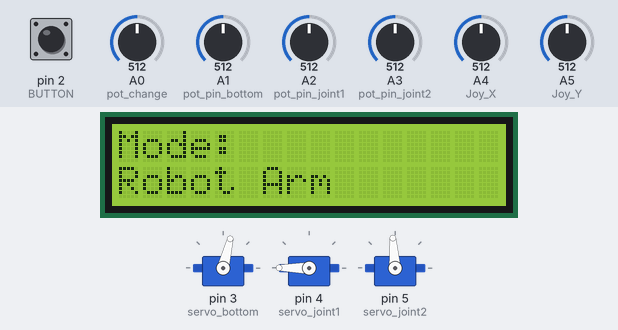
This sketch was run on a simulated Arduino Uno, built with avr-gcc and run on an emulated ATmega328P. On the bench: 3 × servo, 16×2 character LCD. Inputs (shaded band) come from the test bench; at power-on: A0 (pot_change) = 512, A1 (pot_pin_bottom) = 512, A2 (pot_pin_joint1) = 512, A3 (pot_pin_joint2) = 512, pin 2 (BUTTON) HIGH, A4 (Joy_X) = 512, A5 (Joy_Y) = 512.

Above: at 1.2 s.
1.3 s: A0 (pot_change) set to 500
At 1.9 s:
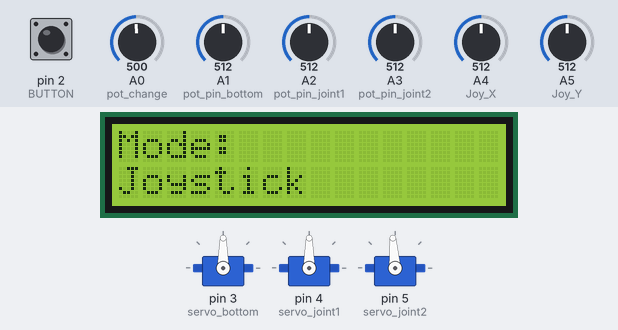
2.8 s: A0 (pot_change) set to 521
At 3.5 s:
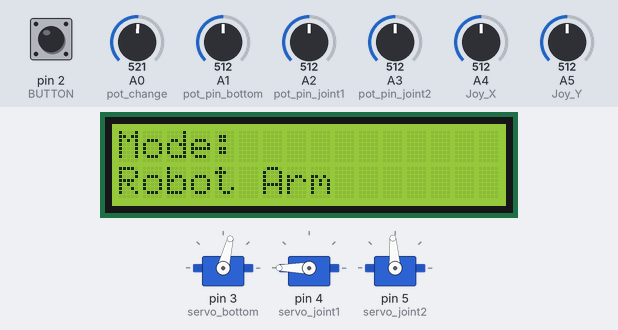
4.3 s: A1 (pot_pin_bottom) set to 716
At 5.3 s:
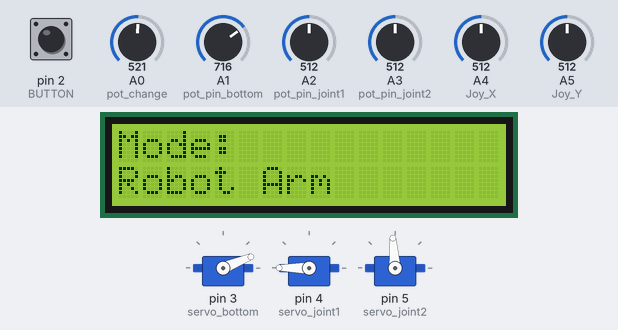
5.8 s: A2 (pot_pin_joint1) set to 716
At 6.5 s:
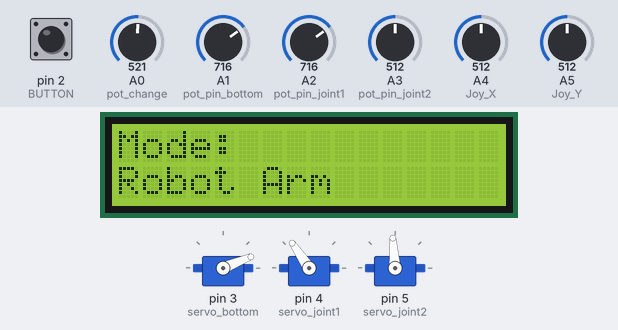
7.3 s: A3 (pot_pin_joint2) set to 716
At 7.7 s:
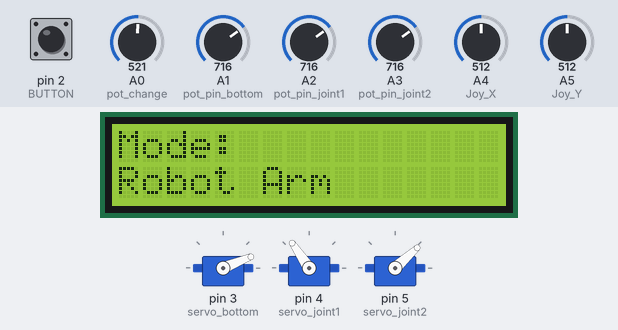
8.8 s: A1 (pot_pin_bottom) set to 501
At 10.1 s:
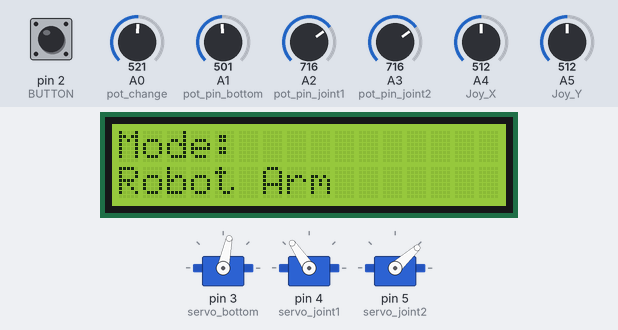
Timing chart, 0 to 11.3 s (numbered marks = the images above; inputs shaded):
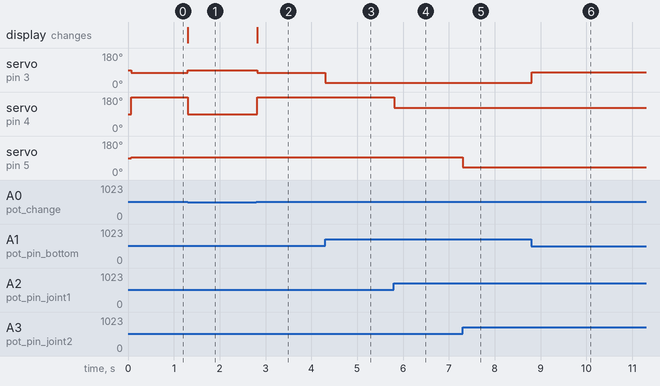

Measured:
- the behaviour switches between 512 and 511 on A0 (pot_change) (found by bisection; images 0 and 1)
- after the input at 1.3 s, servo on pin 3 (servo_bottom): 76° → 90° at once; servo on pin 4 (servo_joint1): 180° → 90° at once; the display: changes at once (image 1)
- after the input at 2.8 s, servo on pin 3 (servo_bottom): 90° → 76° at once; servo on pin 4 (servo_joint1): 90° → 180° at once; the display: changes at once (image 2)
- after the input at 4.3 s, servo on pin 3 (servo_bottom): 76° → 22° at once
- after the input at 5.8 s, servo on pin 4 (servo_joint1): 180° → 124° at once
- after the input at 7.3 s, servo on pin 5 (servo_joint2): 94° → 42° at once
- after the input at 8.8 s, servo on pin 3 (servo_bottom): 22° → 78° at once

The sketch:

Robotic_Hand_Arduino_Uno.ino
```cpp
#include <Servo.h>
#include <LiquidCrystal.h>
#define Joy_X A4
#define Joy_Y A5
#define BUTTON 2

int pot_change = A0;
int pot_pin_bottom = A1;
int pot_pin_joint1 = A2;
int pot_pin_joint2 = A3;

int value_change;
int value_bottom;
int value_joint1;
int value_joint2;
int Joy_Val = 0;

Servo servo_bottom;
Servo servo_joint1;
Servo servo_joint2;

LiquidCrystal lcd(13, 12, 8, 9, 10, 11);

void setup() {
  servo_bottom.attach(3);
  servo_joint1.attach(4);
  servo_joint2.attach(5);
  pinMode(BUTTON, INPUT_PULLUP);
  lcd.begin(16,2);
}

void loop() {
  int pot_inputs[4];
  pot_inputs[0] = analogRead(pot_change);
  pot_inputs[1] = analogRead(pot_pin_bottom);
  pot_inputs[2] = analogRead(pot_pin_joint1);
  pot_inputs[3] = analogRead(pot_pin_joint2);

  if(pot_inputs[0] > 511) {
  lcd.setCursor(0, 0);
  lcd.print("Mode:");
  lcd.setCursor(0, 1);
  lcd.print("Robot Arm");

  value_bottom = map(pot_inputs[1], 110, 800, 180 , 0);
  value_joint1 = map(pot_inputs[2], 1023, 600, 30, 160);
  value_joint2 = map(pot_inputs[3], 170, 880, 180, 0);

  servo_bottom.write(value_bottom);
  servo_joint1.write(value_joint1);
  servo_joint2.write(value_joint2);
  delay(5);

  }
  else {
      lcd.setCursor(0, 0);
      lcd.print("Mode:");
      lcd.setCursor(0, 1);
      lcd.print("Joystick ");

      if (digitalRead(BUTTON) == LOW) {
      Joy_Val = analogRead(Joy_Y);
      Joy_Val = map(Joy_Val, 0, 1023, 0, 180);
      servo_joint2.write(Joy_Val);
      }
      else{
        Joy_Val = analogRead(Joy_X);
        Joy_Val = map(Joy_Val, 0, 1023, 180, 0);
        servo_bottom.write(Joy_Val);
        Joy_Val = analogRead(Joy_Y);
        Joy_Val = map(Joy_Val, 0, 1023, 0, 180);
        servo_joint1.write(Joy_Val);
        delay(15);
        }
      }

}
```
